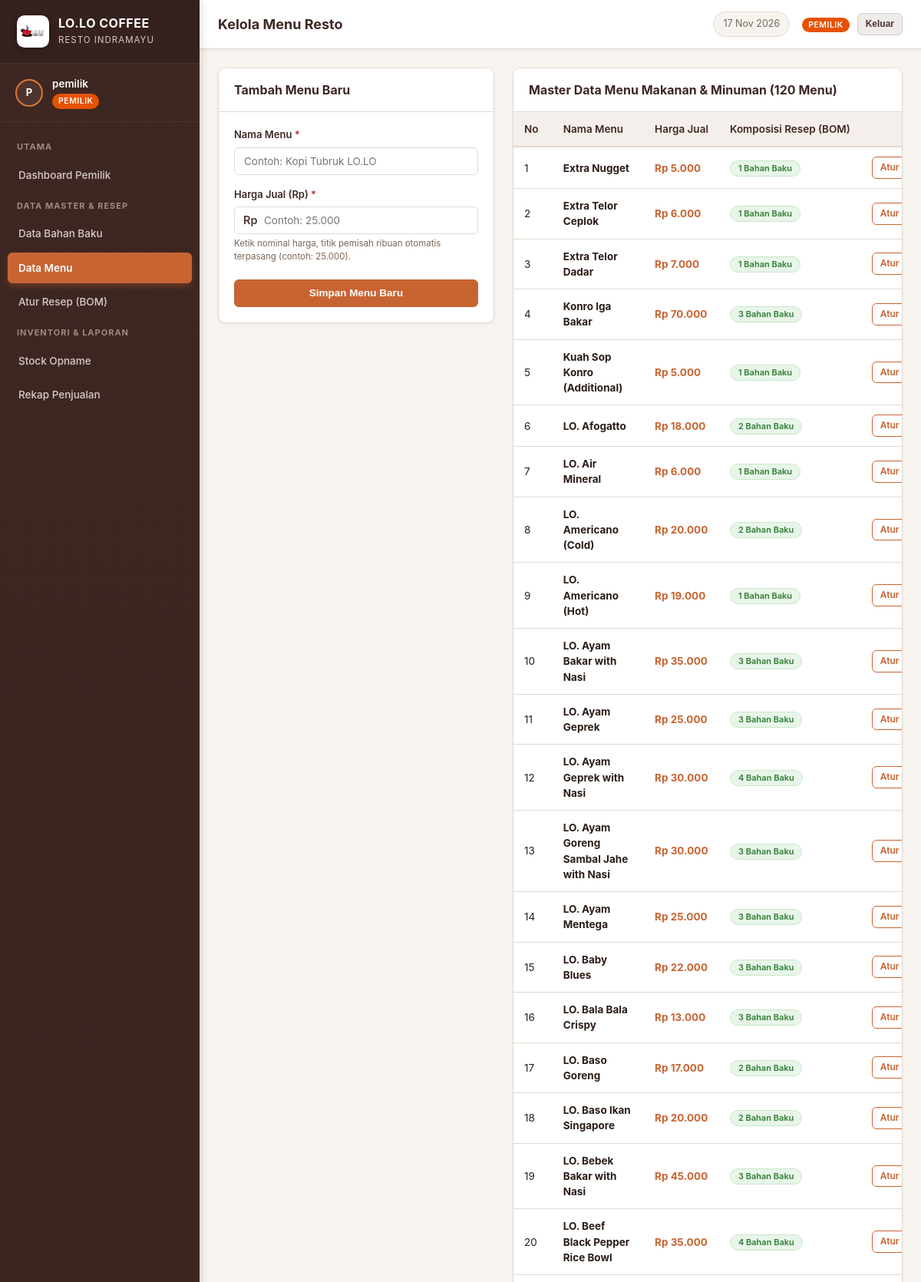
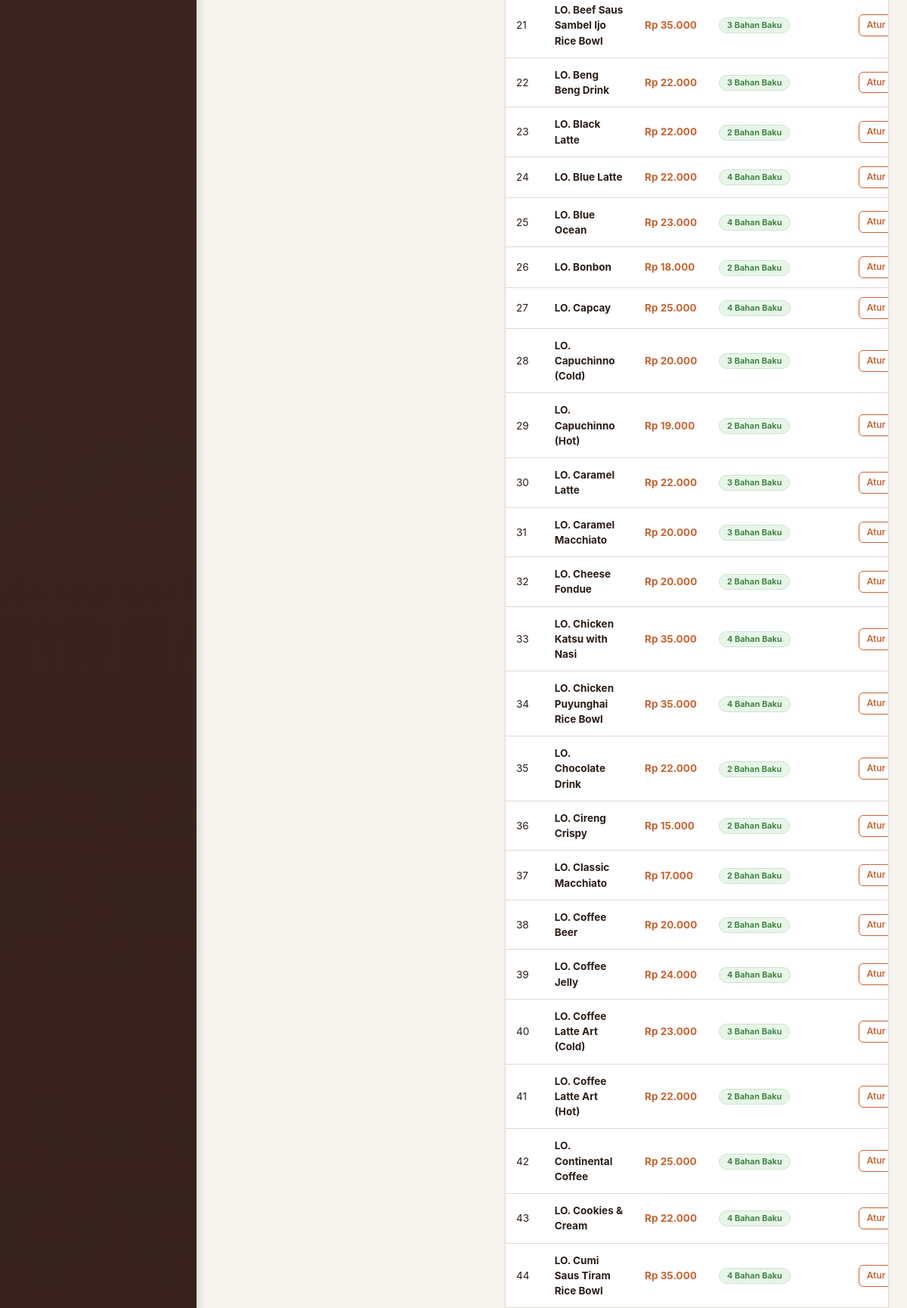
The app's page /pages/pemilik/menu.php (signed in, upper part) with its own data (2 pictures, top to bottom).
### tables this page shows
CREATE TABLE `menu` (
    `id_menu` INT AUTO_INCREMENT PRIMARY KEY,
    `nama_menu` VARCHAR(100) NOT NULL,
    `harga` DECIMAL(12,2) NOT NULL DEFAULT 0.00,
    `created_at` TIMESTAMP DEFAULT CURRENT_TIMESTAMP
);

### config/database.php (called while the page is built, shortened)
<?php
class Database {
    private static $host = '127.0.0.1';
    private static $db_name = 'proyek 1';
    private static $username = 'root';
    private static $password = '';
    private static $conn = null;
    public static function getConnection() {
        if (self::$conn === null) {
            try {
                $options = [
                    PDO::ATTR_ERRMODE => PDO::ERRMODE_EXCEPTION,
                    PDO::ATTR_DEFAULT_FETCH_MODE => PDO::FETCH_ASSOC,
                    PDO::ATTR_EMULATE_PREPARES => true,
                    PDO::MYSQL_ATTR_MULTI_STATEMENTS => true,
                ];
                $dsn = "mysql:host=" . self::$host . ";dbname=" . self::$db_name . ";charset=utf8mb4";
                try {
                    self::$conn = new PDO($dsn, self::$username, self::$password, $options);
                } catch (PDOException $e) {
                    if ($e->getCode() == 1049 || strpos($e->getMessage(), 'Unknown database') !== false) {
                        $serverPdo = new PDO("mysql:host=" . self::$host . ";charset=utf8mb4", self::$username, self::$password, $options);
                        $serverPdo->exec("CREATE DATABASE IF NOT EXISTS `" . self::$db_name . "` DEFAULT CHARACTER SET utf8mb4 COLLATE utf8mb4_unicode_ci;");
                        self::$conn = new PDO($dsn, self::$username, self::$password, $options);
                    } else {
                        throw $e;
                    }
                }
                $needImport = false;
                $checkTable = self::$conn->query("SHOW TABLES LIKE 'menu'");
                if ($checkTable->rowCount() === 0) {
                    $needImport = true;
                } else {
                    $countMenu = (int)self::$conn->query("SELECT COUNT(*) FROM `menu`")->fetchColumn();
                }
            } catch (PDOException $e) {
                die('<div style="font-family:Segoe UI,sans-serif;max-width:600px;margin:50px auto;padding:24px;background:#fff3cd;border:1px solid #ffeeba;border-radius:8px;color:#856404;">' .
                    '<h3 style="margin-top:0;">Gagal Terhubung ke Database MySQL</h3>' .
                    '<p>Pastikan MySQL di Laragon / XAMPP sudah aktif.</p>' .
                    '<p><small>Detail Error: ' . htmlspecialchars($e->getMessage()) . '</small></p>' .
                    '</div>');
            }
        }
        return self::$conn;
    }
}
if (!function_exists('format_rupiah')) {
    function format_rupiah($angka) {
        return 'Rp ' . number_format((float)$angka, 0, ',', '.');
    }
}

### classes/Menu.php (called while the page is built, shortened)
<?php
require_once __DIR__ . '/../config/database.php';
class Menu {
    private $db;
    public function __construct() {
        $this->db = Database::getConnection();
    }
    public function getAllWithResepInfo() {
        $stmt = $this->db->query("
            SELECT m.*, COUNT(r.id_resep) as jumlah_bahan
            FROM menu m
            LEFT JOIN resep r ON m.id_menu = r.id_menu
            GROUP BY m.id_menu, m.nama_menu, m.harga, m.created_at
            ORDER BY m.nama_menu ASC
        ");
        return $stmt->fetchAll();
    }
}

### pages/pemilik/menu.php (the view, shortened to what this page needs)
<?php
require_once __DIR__ . '/../../classes/Menu.php';
$menuModel = new Menu();
$edit_data = null;
$daftarMenu = $menuModel->getAllWithResepInfo();
$harga_input_val = '';
require_once __DIR__ . '/../../includes/header.php';
?>
<div style="display: grid; grid-template-columns: 360px 1fr; gap: 24px; align-items: start;">
    <div class="card">
        <div class="card-header">
            <div class="card-title">
                <?= $edit_data ? 'Ubah Menu' : 'Tambah Menu Baru' ?>
            </div>
        </div>
        <div class="card-body">
            <form method="POST" action="">
                <div class="form-group">
                    <label for="nama_menu" class="form-label">
                        Nama Menu <span class="required">*</span>
                    </label>
                    <input type="text" id="nama_menu" name="nama_menu" class="form-control"
                           placeholder="Contoh: Kopi Tubruk LO.LO" required
                           value="<?= htmlspecialchars($edit_data['nama_menu'] ?? ($_POST['nama_menu'] ?? '')) ?>">
                </div>
                <div class="form-group">
                    <label for="harga" class="form-label">
                        Harga Jual (Rp) <span class="required">*</span>
                    </label>
                    <div style="position: relative; display: flex; align-items: center;">
                        <span style="position: absolute; left: 12px; font-weight: 600; color: var(--cafe-mocha);">Rp</span>
                        <input type="text" inputmode="numeric" id="harga" name="harga" class="form-control"
                               placeholder="Contoh: 25.000" required style="padding-left: 38px;"
                               value="<?= $harga_input_val ?>" oninput="formatRupiahInput(this)">
                    </div>
                    <div class="form-hint">Ketik nominal harga, titik pemisah ribuan otomatis terpasang (contoh: 25.000).</div>
                </div>
                <div style="margin-top: 20px;">
                    <button type="submit" class="btn btn-primary" style="width: 100%;">
                        <?= $edit_data ? 'Perbarui Menu' : 'Simpan Menu Baru' ?>
                    </button>
                </div>
            </form>
        </div>
    </div>
    <div class="card">
        <div class="card-header">
            <div class="card-title">Master Data Menu Makanan & Minuman (<?= count($daftarMenu) ?> Menu)</div>
        </div>
        <div class="table-responsive">
            <table class="table">
                <thead>
                    <tr>
                        <th>No</th>
                        <th>Nama Menu</th>
                        <th>Harga Jual</th>
                        <th>Komposisi Resep (BOM)</th>
                        <th style="text-align: center;">Aksi</th>
                    </tr>
                </thead>
                <tbody>
                    <?php if (empty($daftarMenu)): ?>
                        <tr>
                            <td colspan="5" style="text-align:center; padding: 24px; color: var(--text-muted);">
                                Belum ada data menu.
                            </td>
                        </tr>
                    <?php else: ?>
                        <?php $no = 1; foreach ($daftarMenu as $m): ?>
                            <tr>
                                <td><?= $no++ ?></td>
                                <td><strong><?= htmlspecialchars($m['nama_menu']) ?></strong></td>
                                <td style="font-weight: 700; color: var(--cafe-accent);">
                                    <?= format_rupiah($m['harga']) ?>
                                </td>
                                <td>
                                    <?php if ($m['jumlah_bahan'] > 0): ?>
                                        <a href="<?= BASE_URL ?>/pages/pemilik/resep.php?id_menu=<?= $m['id_menu'] ?>" class="badge badge-success" style="text-decoration:none;">
                                            <?= $m['jumlah_bahan'] ?> Bahan Baku
                                        </a>
                                    <?php else: ?>
                                        <a href="<?= BASE_URL ?>/pages/pemilik/resep.php?id_menu=<?= $m['id_menu'] ?>" class="badge badge-warning" style="text-decoration:none;">
                                            Belum Ada Resep
                                        </a>
                                    <?php endif; ?>
                                </td>
                                <td style="text-align: center; white-space: nowrap;">
                                    <a href="<?= BASE_URL ?>/pages/pemilik/resep.php?id_menu=<?= $m['id_menu'] ?>" class="btn btn-sm btn-outline">
                                        Atur Resep
                                    </a>
                                </td>
                            </tr>
                        <?php endforeach; ?>
                    <?php endif; ?>
                </tbody>
            </table>
        </div>
    </div>
</div>
<?php require_once __DIR__ . '/../../includes/footer.php'; ?>

### assets/css/style.css (style rules this page uses)
:root { --cafe-dark: #2A1810; --cafe-espresso: #3E2723; --cafe-mocha: #4E342E; --cafe-caramel: #8D6E63; --cafe-cream: #F5EFEB; --cafe-accent: #C86432; --cafe-accent-hover: #A74F23; --cafe-accent-light: #F7E7DE; --cafe-amber: #D97736; --bg-body: #F7F4F0; --bg-card: #FFFFFF; --border-color: #E2D9D0; --text-primary: #2B1D16; --text-muted: #796658; --color-success: #2E7D32; --color-success-bg: #E8F5E9; --color-danger: #C62828; --color-danger-bg: #FFEBEE; --color-warning: #E65100; --color-warning-bg: #FFF3E0; --color-info: #0277BD; --color-info-bg: #E1F5FE; --sidebar-width: 260px; --header-height: 64px; --transition: all 0.25s ease-in-out; --shadow-sm: 0 2px 4px rgba(42, 24, 16, 0.05); --shadow-md: 0 4px 12px rgba(42, 24, 16, 0.08); --shadow-lg: 0 10px 25px rgba(42, 24, 16, 0.12); --radius-sm: 6px; --radius-md: 10px; --radius-lg: 16px; }
* { margin: 0; padding: 0; box-sizing: border-box; }
body { font-family: -apple-system, BlinkMacSystemFont, "Segoe UI", Roboto, "Helvetica Neue", Arial, sans-serif; background-color: var(--bg-body); color: var(--text-primary); line-height: 1.5; font-size: 14.5px; }
.card { background: var(--bg-card); border-radius: var(--radius-md); border: 1px solid var(--border-color); box-shadow: var(--shadow-sm); margin-bottom: 24px; overflow: hidden; }
.card-header { padding: 16px 20px; background: #FFF; border-bottom: 1px solid var(--border-color); display: flex; align-items: center; justify-content: space-between; flex-wrap: wrap; gap: 12px; }
.card-title { font-size: 16px; font-weight: 700; color: var(--cafe-espresso); display: flex; align-items: center; gap: 8px; }
.card-body { padding: 20px; }
.table-responsive { overflow-x: auto; width: 100%; -webkit-overflow-scrolling: touch; }
.table { width: 100%; border-collapse: collapse; text-align: left; font-size: 13.5px; }
.table th { background: #F5EFEB; color: var(--cafe-espresso); font-weight: 600; padding: 12px 14px; border-bottom: 2px solid var(--border-color); white-space: nowrap; }
.table td { padding: 12px 14px; border-bottom: 1px solid var(--border-color); vertical-align: middle; }
.badge { display: inline-block; padding: 4px 10px; border-radius: 20px; font-size: 11px; font-weight: 600; line-height: 1; }
.badge-success { background: #E8F5E9; color: #2E7D32; border: 1px solid #C8E6C9; }
.btn { display: inline-flex; align-items: center; justify-content: center; gap: 6px; padding: 8px 16px; font-size: 13.5px; font-weight: 600; border-radius: var(--radius-sm); border: 1px solid transparent; cursor: pointer; text-decoration: none; transition: var(--transition); line-height: 1.4; }
.btn-sm { padding: 5px 10px; font-size: 12px; }
.btn-primary { background: var(--cafe-accent); color: #FFF; border-color: var(--cafe-accent); }
.btn-outline { background: transparent; color: var(--cafe-accent); border-color: var(--cafe-accent); }
.form-group { margin-bottom: 16px; }
.form-label { display: block; margin-bottom: 6px; font-weight: 600; color: var(--cafe-espresso); font-size: 13px; }
.form-label .required { color: var(--color-danger); }
.form-control { width: 100%; padding: 9px 12px; font-size: 13.5px; border: 1px solid var(--border-color); border-radius: var(--radius-sm); color: var(--text-primary); background: #FFF; transition: var(--transition); outline: none; font-family: inherit; }
.form-hint { font-size: 11.5px; color: var(--text-muted); margin-top: 4px; }

### records on screen
menu: nama_menu "Extra Nugget", harga "Rp 5.000", jumlah_bahan "1"
menu: nama_menu "Extra Telor Ceplok", harga "Rp 6.000", jumlah_bahan "1"
menu: nama_menu "Extra Telor Dadar", harga "Rp 7.000", jumlah_bahan "1"
menu: nama_menu "Konro Iga Bakar", harga "Rp 70.000", jumlah_bahan "3"
menu: nama_menu "Kuah Sop Konro (Additional)", harga "Rp 5.000", jumlah_bahan "1"
menu: nama_menu "LO. Afogatto", harga "Rp 18.000", jumlah_bahan "2"
menu: nama_menu "LO. Air Mineral", harga "Rp 6.000", jumlah_bahan "1"
menu: nama_menu "LO. Americano (Cold)", harga "Rp 20.000", jumlah_bahan "2"
menu: nama_menu "LO. Americano (Hot)", harga "Rp 19.000", jumlah_bahan "1"
menu: nama_menu "LO. Ayam Bakar with Nasi", harga "Rp 35.000", jumlah_bahan "3"
menu: nama_menu "LO. Ayam Geprek", harga "Rp 25.000", jumlah_bahan "3"
menu: nama_menu "LO. Ayam Geprek with Nasi", harga "Rp 30.000", jumlah_bahan "4"
menu: nama_menu "LO. Ayam Goreng Sambal Jahe with Nasi", harga "Rp 30.000", jumlah_bahan "3"
menu: nama_menu "LO. Ayam Mentega", harga "Rp 25.000", jumlah_bahan "3"
menu: nama_menu "LO. Baby Blues", harga "Rp 22.000", jumlah_bahan "3"
menu: nama_menu "LO. Bala Bala Crispy", harga "Rp 13.000", jumlah_bahan "3"
menu: nama_menu "LO. Baso Goreng", harga "Rp 17.000", jumlah_bahan "2"
menu: nama_menu "LO. Baso Ikan Singapore", harga "Rp 20.000", jumlah_bahan "2"
menu: nama_menu "LO. Bebek Bakar with Nasi", harga "Rp 45.000", jumlah_bahan "3"
menu: nama_menu "LO. Beef Black Pepper Rice Bowl", harga "Rp 35.000", jumlah_bahan "4"
menu: nama_menu "LO. Beef Saus Sambel Ijo Rice Bowl", harga "Rp 35.000", jumlah_bahan "3"
menu: nama_menu "LO. Beng Beng Drink", harga "Rp 22.000", jumlah_bahan "3"
menu: nama_menu "LO. Black Latte", harga "Rp 22.000", jumlah_bahan "2"
menu: nama_menu "LO. Blue Latte", harga "Rp 22.000", jumlah_bahan "4"
menu: nama_menu "LO. Blue Ocean", harga "Rp 23.000", jumlah_bahan "4"
menu: nama_menu "LO. Bonbon", harga "Rp 18.000", jumlah_bahan "2"
menu: nama_menu "LO. Capcay", harga "Rp 25.000", jumlah_bahan "4"
menu: nama_menu "LO. Capuchinno (Cold)", harga "Rp 20.000", jumlah_bahan "3"
menu: nama_menu "LO. Capuchinno (Hot)", harga "Rp 19.000", jumlah_bahan "2"
menu: nama_menu "LO. Caramel Latte", harga "Rp 22.000", jumlah_bahan "3"
menu: nama_menu "LO. Caramel Macchiato", harga "Rp 20.000", jumlah_bahan "3"
menu: nama_menu "LO. Cheese Fondue", harga "Rp 20.000", jumlah_bahan "2"
menu: nama_menu "LO. Chicken Katsu with Nasi", harga "Rp 35.000", jumlah_bahan "4"
menu: nama_menu "LO. Chicken Puyunghai Rice Bowl", harga "Rp 35.000", jumlah_bahan "4"
menu: nama_menu "LO. Chocolate Drink", harga "Rp 22.000", jumlah_bahan "2"
menu: nama_menu "LO. Cireng Crispy", harga "Rp 15.000", jumlah_bahan "2"
menu: nama_menu "LO. Classic Macchiato", harga "Rp 17.000", jumlah_bahan "2"
menu: nama_menu "LO. Coffee Beer", harga "Rp 20.000", jumlah_bahan "2"
menu: nama_menu "LO. Coffee Jelly", harga "Rp 24.000", jumlah_bahan "4"
menu: nama_menu "LO. Coffee Latte Art (Cold)", harga "Rp 23.000", jumlah_bahan "3"
menu: nama_menu "LO. Coffee Latte Art (Hot)", harga "Rp 22.000", jumlah_bahan "2"
menu: nama_menu "LO. Continental Coffee", harga "Rp 25.000", jumlah_bahan "4"
menu: nama_menu "LO. Cookies & Cream", harga "Rp 22.000", jumlah_bahan "4"
menu: nama_menu "LO. Cumi Saus Tiram Rice Bowl", harga "Rp 35.000", jumlah_bahan "4"

### other values on screen
substr(current_user_name(), 0, 1) "P"
current_user_name() "pemilik"
$role "PEMILIK"
$page_title "Kelola Menu Resto"
$current_user_role "PEMILIK"
count($daftarMenu) "120"
